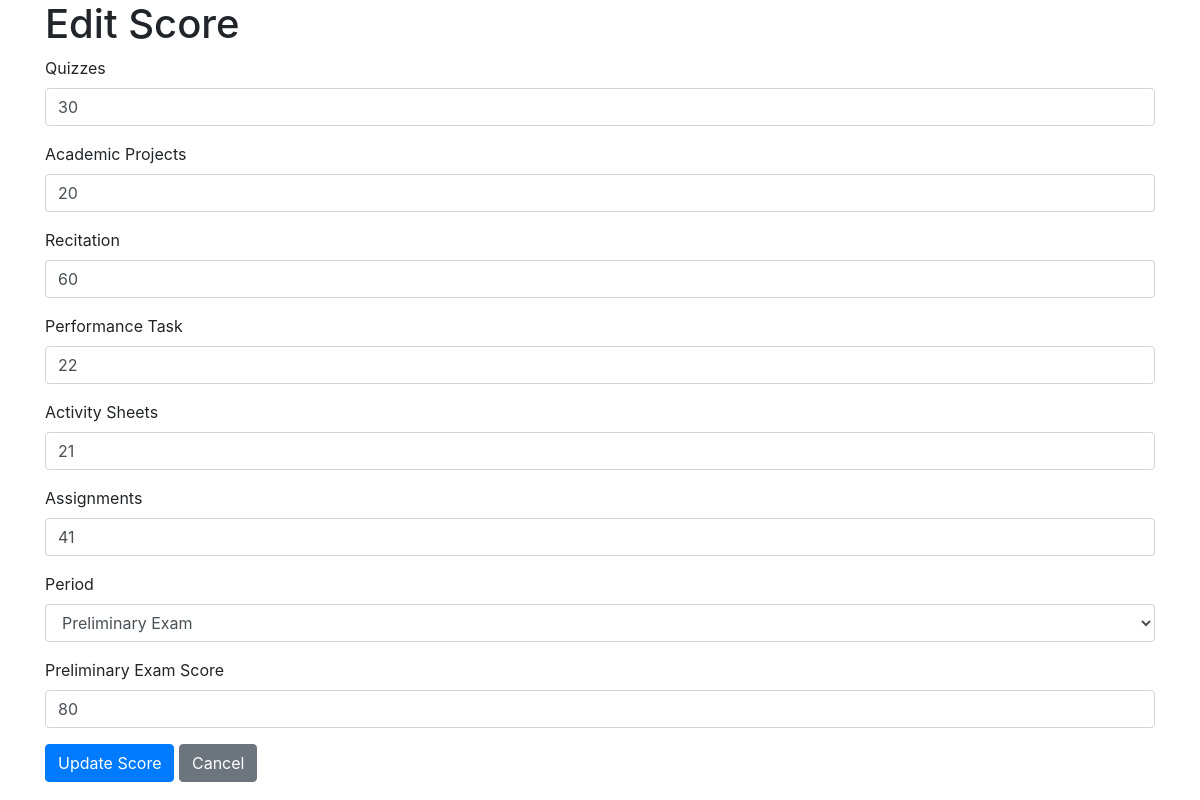
Screenshot of /edit_score.php?id=37 with the database file from the repository.
### tables this page shows
CREATE TABLE `grades` (
  `id` int(11) NOT NULL,
  `student_id` int(11) DEFAULT NULL,
  `course_id` int(11) DEFAULT NULL,
  `period` enum('1','2','3','4','PE','ME','SFE','FE') DEFAULT NULL,
  `quizzes` float DEFAULT NULL,
  `academic_projects` float DEFAULT NULL,
  `recitation` float DEFAULT NULL,
  `performance_task` float DEFAULT NULL,
  `activity_sheets` float DEFAULT NULL,
  `assignments` float DEFAULT NULL,
  `prelim_exam` float DEFAULT NULL,
  `midterm_exam` float DEFAULT NULL,
  `semi_final_exam` float DEFAULT NULL,
  `final_exam` float DEFAULT NULL,
  `exam_score` float DEFAULT NULL,
  `remarks` varchar(20) DEFAULT NULL,
  `lec_lab` enum('LEC','LAB') DEFAULT NULL,
  `units` int(11) DEFAULT NULL,
  `total_units` int(11) DEFAULT NULL,
  `total_load_units` int(11) DEFAULT NULL,
  `status` enum('enrolled','dropped','completed') DEFAULT 'enrolled'
);

### edit_score.php (the view, shortened to what this page needs)
<?php
include 'config.php';
if ($_SERVER['REQUEST_METHOD'] === 'GET' && isset($_GET['id'])) {
    $grade_id = $_GET['id'];
    $sql = "SELECT * FROM grades WHERE id = ?";
    $stmt = $conn->prepare($sql);
    $stmt->bind_param("i", $grade_id);
    $stmt->execute();
    $result = $stmt->get_result();
    $grade = $result->fetch_assoc();
}
?>
<!DOCTYPE html>
<html lang="en">
<head>
    <link rel="stylesheet" href="assets/css/bootstrap.min.css">
</head>
<body>
    <div class="container">
        <h1>Edit Score</h1>
        <form method="POST" action="edit_score.php">
            <div class="form-group">
                <label>Quizzes</label>
                <input type="number" name="quizzes" class="form-control" value="<?php echo $grade['quizzes']; ?>" required>
            </div>
            <div class="form-group">
                <label>Academic Projects</label>
                <input type="number" name="academic_projects" class="form-control" value="<?php echo $grade['academic_projects']; ?>" required>
            </div>
            <div class="form-group">
                <label>Recitation</label>
                <input type="number" name="recitation" class="form-control" value="<?php echo $grade['recitation']; ?>" required>
            </div>
            <div class="form-group">
                <label>Performance Task</label>
                <input type="number" name="performance_task" class="form-control" value="<?php echo $grade['performance_task']; ?>" required>
            </div>
            <div class="form-group">
                <label>Activity Sheets</label>
                <input type="number" name="activity_sheets" class="form-control" value="<?php echo $grade['activity_sheets']; ?>" required>
            </div>
            <div class="form-group">
                <label>Assignments</label>
                <input type="number" name="assignments" class="form-control" value="<?php echo $grade['assignments']; ?>" required>
            </div>
            <div class="form-group">
                <label>Period</label>
                <select name="period" id="period" class="form-control" onchange="updateExamFields()">
                    <option value="PE" <?php if ($grades['period'] == 'PE') echo 'selected'; ?>>Preliminary Exam</option>
                </select>
            </div>
            <div class="form-group" id="prelim_exam_div" style="display: none;">
                <label for="prelim_exam">Preliminary Exam Score</label>
                <input type="number" step="0.01" name="prelim_exam" class="form-control" id="prelim_exam" value="<?php echo $grade['prelim_exam']; ?>">
            </div>
            <button type="submit" name="update_score" class="btn btn-primary">Update Score</button>
            <a href="report.php" class="btn btn-secondary">Cancel</a>
        </form>
    </div>
</body>
</html>

### rows the page displays
grades: quizzes "30", academic_projects "20", recitation "60", performance_task "22", activity_sheets "21", assignments "41", prelim_exam "80"
